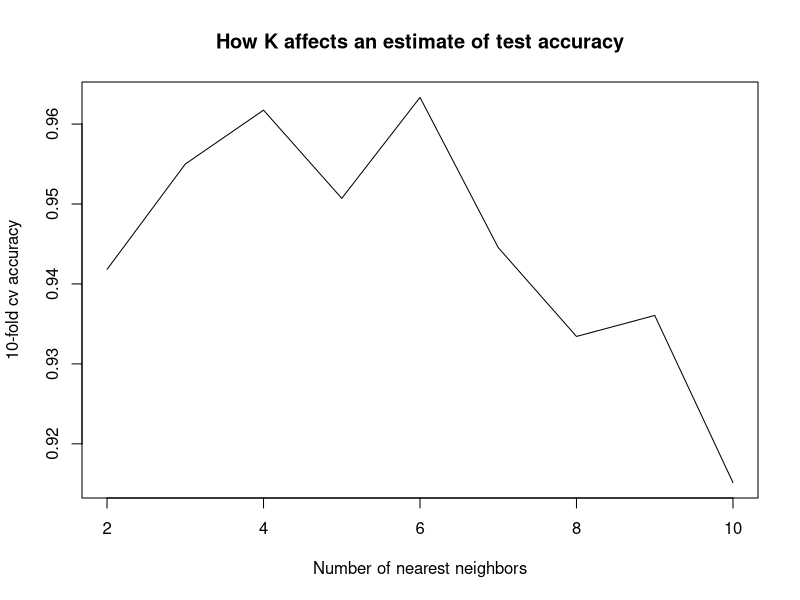

The R source for this figure:
######
# kNN with cross validation
# Student Name: Vishrut Patel
# Student Unity ID: vnpatel
######

# Do not clear your workspace


# load required libraries
require(class) # for KNN
require(caret) # for train, createDataPartition, createFolds...
# set seed to ensure reproducibility
set.seed(100)

data(iris)

# normalize all predictors, i.e., all but last column species
iris[, -ncol(iris)] <- scale(iris[, -ncol(iris)])

# split the data into training and test sets 70/30 split
trainIdx <- createDataPartition(1:nrow(iris), p = 0.7, list = FALSE)
testIdx <- setdiff((1:nrow(iris)), trainIdx)
train <- iris[trainIdx, -ncol(iris)]
test <- iris[testIdx, -ncol(iris)]

# convert class variable to type factor
cl <- factor(iris[trainIdx, ncol(iris)])

# use knn from class package to predict
knnPreds <- knn(train, test, cl, k = 3, prob = TRUE)

table(knnPreds, factor(iris[testIdx, ncol(iris)]))

# implement myknncv - knn with cross validation
# use the standard knn function for training/testing
# implement the cross validation section
# divide training data into 'numFolds' folds, use one fold for validation, others for training
# repeat this 'numFolds' times
myknncv <- function(train, test, cl, k, numFolds)
{
   # create k folds
   ###
   res <- train
   folds <- createFolds(train$Sepal.Length,k=numFolds)
   #print(train)
   #print(folds[1])
   #print(cl)
   fold_accuracies <- vector()
   for(i in 1:numFolds){
           # use ith fold for validation
           ###
           #print(c(do.call("cbind",folds[i])))
           validation_set <- train[c(do.call("cbind",folds[i])), ]
           #print(validation_set)
           # rest of the folds as training
           ###
           cv_train <- train[-c(do.call("cbind",folds[i])), ]
           #print(cv_train)
           # train class variable
           ###
           cv_train_cl <- cl[-c(do.call("cbind",folds[i]))]
           #print(cv_train_cl[-c(do.call("cbind",folds[i]))])
           # predict using cv_train, cv_train_cl and validation_set
           ###
           knnpreds <- knn(cv_train,validation_set , cl = cv_train_cl, k = k , prob = TRUE)
           # calculate accuracy
           tab <- table(knnpreds, factor(cl[folds[[i]]]))
           fold_accuracies <- c(fold_accuracies, sum(diag(tab)) / sum(tab))
   }
   #final accuracy is mean of accuracies of all folds
   cv_accuracy <- mean(fold_accuracies)
   return(cv_accuracy)
}

# perform KNN classification for k in 2:10 using 10-fold CV to estimate 
# test accuracy
accuracies <- vector()
for(nn in 2:10)
    accuracies <- c(accuracies, myknncv(train, test, cl, k = nn, numFolds = 10))

# plot k vs. 10-fold cv accuracy
plot(2:10, accuracies, type = 'l', xlab = 'Number of nearest neighbors',
     ylab = '10-fold cv accuracy',
     main = 'How K affects an estimate of test accuracy')


